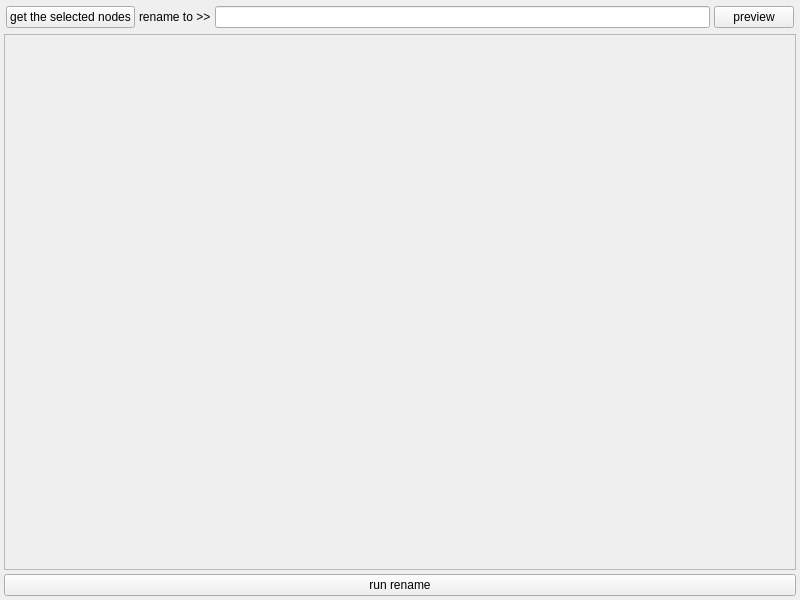
<?xml version="1.0" encoding="UTF-8"?>
<ui version="4.0">
 <class>main_widget</class>
 <widget class="QWidget" name="main_widget">
  <property name="geometry">
   <rect>
    <x>0</x>
    <y>0</y>
    <width>800</width>
    <height>600</height>
   </rect>
  </property>
  <property name="windowTitle">
   <string>Form</string>
  </property>
  <layout class="QVBoxLayout" name="verticalLayout">
   <property name="spacing">
    <number>4</number>
   </property>
   <property name="margin">
    <number>4</number>
   </property>
   <item>
    <layout class="QHBoxLayout" name="shadeNode_layout">
     <property name="spacing">
      <number>4</number>
     </property>
     <property name="margin">
      <number>2</number>
     </property>
     <item>
      <widget class="QPushButton" name="shadeNode_PB">
       <property name="text">
        <string>get the selected nodes</string>
       </property>
      </widget>
     </item>
     <item>
      <widget class="QLabel" name="shadeNode_label">
       <property name="text">
        <string>rename to &gt;&gt;</string>
       </property>
      </widget>
     </item>
     <item>
      <widget class="QLineEdit" name="renema_LE"/>
     </item>
     <item>
      <widget class="QPushButton" name="shadeNodePreview_PB">
       <property name="text">
        <string>preview</string>
       </property>
      </widget>
     </item>
    </layout>
   </item>
   <item>
    <widget class="QScrollArea" name="shaderNodesList_scrollArea">
     <property name="widgetResizable">
      <bool>true</bool>
     </property>
     <property name="alignment">
      <set>Qt::AlignLeading|Qt::AlignLeft|Qt::AlignTop</set>
     </property>
     <widget class="QWidget" name="shaderNodesList_widget">
      <property name="geometry">
       <rect>
        <x>0</x>
        <y>0</y>
        <width>790</width>
        <height>532</height>
       </rect>
      </property>
      <layout class="QVBoxLayout" name="shaderNodesList_layout">
       <property name="spacing">
        <number>4</number>
       </property>
       <property name="sizeConstraint">
        <enum>QLayout::SetDefaultConstraint</enum>
       </property>
       <property name="margin">
        <number>2</number>
       </property>
      </layout>
     </widget>
    </widget>
   </item>
   <item>
    <widget class="QPushButton" name="run_rename_PB">
     <property name="text">
      <string>run rename</string>
     </property>
    </widget>
   </item>
  </layout>
 </widget>
 <resources/>
 <connections/>
</ui>
